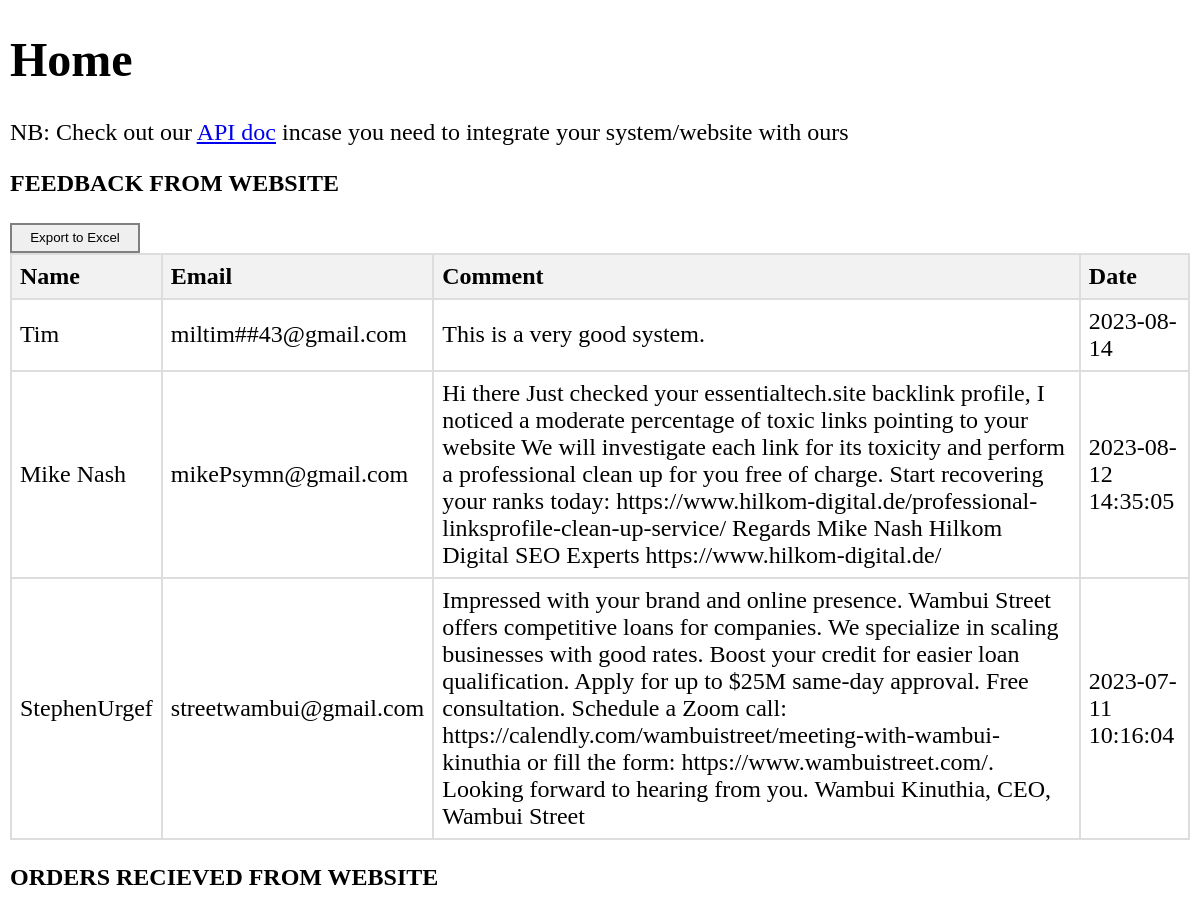
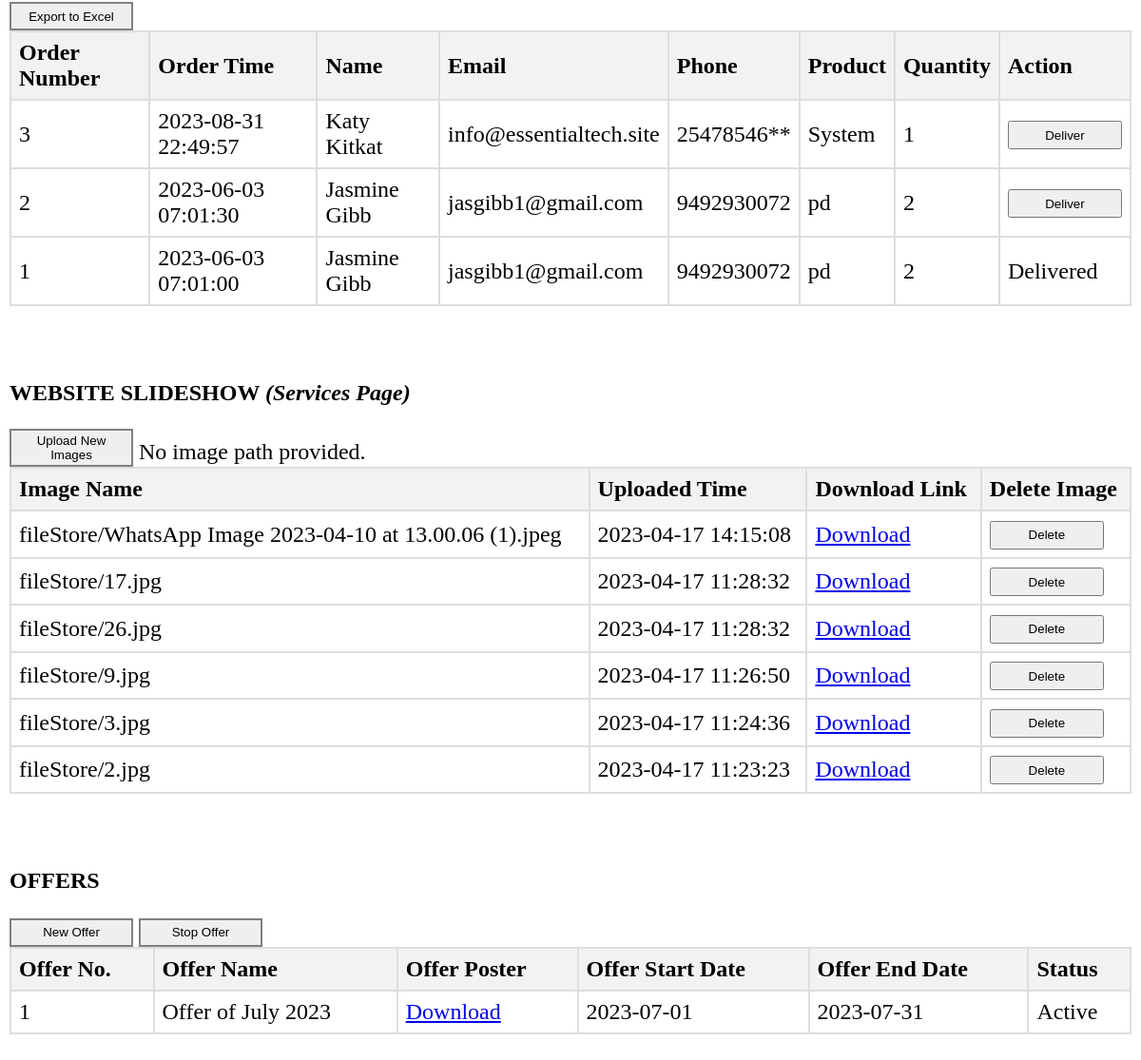
The page / (signed in) on the database its author committed (2 pictures, top to bottom).
### tables this page shows
CREATE TABLE `feedback` (
  `s_no` int(11) NOT NULL AUTO_INCREMENT,
  `name` text NOT NULL,
  `email` text NOT NULL,
  `comment` text NOT NULL,
  `date` text NOT NULL,
  PRIMARY KEY (`s_no`)
);

CREATE TABLE `orders` (
  `order_number` int(11) NOT NULL AUTO_INCREMENT,
  `orderTime` text NOT NULL,
  `custName` text NOT NULL,
  `email` text NOT NULL,
  `phone` text NOT NULL,
  `product` text NOT NULL,
  `quantity` text NOT NULL,
  `delivered` text DEFAULT 'No',
  `country` text NOT NULL,
  `postal_address` text NOT NULL,
  `postal_code` text NOT NULL,
  `location` text NOT NULL,
  PRIMARY KEY (`order_number`)
);

CREATE TABLE `images` (
  `image_path` text NOT NULL,
  `time` text NOT NULL
);

CREATE TABLE `offers` (
  `s_no` int(11) NOT NULL AUTO_INCREMENT,
  `offer_name` text NOT NULL,
  `offer_image_poster` text NOT NULL,
  `start_date` text NOT NULL,
  `end_date` text NOT NULL,
  `status` text NOT NULL DEFAULT 'Active',
  PRIMARY KEY (`s_no`)
);

### admins.php (the view, shortened to what this page needs)
<?php
    if ($_SESSION['admin'] === true) {
        $admin = 1;
    }else {
        $admin = 0;
    }
    $db_servername = $_ENV['DB_HOST'];
    $db_username = $_ENV['DB_USERNAME'];
    $db_password = $_ENV['DB_PASSWORD'];
    $dbname = $_ENV['DB_NAME'];
    $conn = new mysqli($db_servername, $db_username, $db_password, $dbname);
?>
<!DOCTYPE html>
<html>
    <head>
        <link rel="stylesheet" type="text/css" href="style.css"/>
    </head>
    <body class="body">
        <div class="body-content">
            <h1>Home</h1>
            NB: Check out our <a href="/api_doc">API doc</a> incase you need to integrate your system/website with ours<br>
            <p><b>FEEDBACK FROM WEBSITE</b></p>
            <button <?php if ($admin === 0) { echo 'hidden'; } ?> onclick="exportTableToExcel('feedback-table', 'feedback')" style="border:2px solid grey; width:130px; height:30px;">Export to Excel</button>
            <table id="feedback-table">
                <thead>
                    <tr>
                        <th>Name</th>
                        <th>Email</th>
                        <th>Comment</th>
                        <th>Date</th>
                    </tr>
                </thead>
                <tbody>
                    <?php
                                $sql = "SELECT name, email, comment, date FROM feedback ORDER BY date DESC LIMIT 3";
                                $result = $conn->query($sql);
                                if ($result->num_rows > 0) {
                                    while($row = $result->fetch_assoc()) {
                                    echo "<tr><td>" . $row["name"] . "</td><td>" . $row["email"] . "</td><td>" . $row["comment"] . "</td><td>" . $row["date"] . "</td></tr>";
                                    }
                                } else {
                                    echo "<tr><td colspan='3'>No results found.</td></tr>";
                                }
                    ?>
                </tbody>
            </table>
            <p><b>ORDERS RECIEVED FROM WEBSITE</b></p>
            <button <?php if ($admin === 0) { echo 'hidden'; } ?> onclick="exportTableToExcel('order-table', 'orders')" style="border:2px solid grey; width:130px; height:30px;">Export to Excel</button>
            <table id="order-table">
                <thead>
                    <tr>
                        <th> Order Number</th>
                        <th>Order Time</th>
                        <th>Name</th>
                        <th>Email</th>
                        <th>Phone</th>
                        <th>Product</th>
                        <th>Quantity</th>
                        <th>Action</th>
                    </tr>
                </thead>
                <tbody>
                    <?php
                        $sql1 = "SELECT order_number, orderTime, custName, email, phone, product, quantity, delivered FROM orders ORDER BY order_number DESC";
                        $result = $conn->query($sql1);
                        if ($result->num_rows > 0) {
                            while ($row = $result->fetch_assoc()) {
                                echo "<tr><td>" . $row["order_number"] . "</td><td>" . $row["orderTime"] . "</td><td>" . $row["custName"] . "</td><td>" . $row["email"] . "</td><td>" . $row["phone"] . "</td><td>" . $row["product"] . "</td><td>" . $row["quantity"] . "</td>";
                                echo "<td>";
                                if ($row["delivered"] == "No") {
                                    echo "<form method='post'>
                                        <input type='hidden' name='order_number' value='" . $row["order_number"] . "'>
                                        <button type='submit' name='deliver' style='width: 120px; height: 30px; padding: 4px;'>Deliver</button>
                                        </form>";
                                } else {
                                    echo "Delivered";
                                }
                                echo "</td>";
                            }
                        } else {
                            echo "<tr><td colspan='7'>No results found.</td></tr>";
                        }
                    ?>
                </tbody>
            </table>
            <br>
            <br>
            <?php
                if ($admin === 1) {
            ?>
            <p><b>WEBSITE SLIDESHOW <i>(Services Page)</i></b></p>
            <button onclick="openImageUploadPopup()" style="border:2px solid grey; width:130px; height:40px;">Upload New Images</button>
            <table id="images">
                <thead>
                    <tr>
                        <th>Image Name</th>
                        <th>Uploaded Time</th>
                        <th>Download Link</th>
                        <th>Delete Image</th>
                    </tr>
                </thead>
                <tbody>
                    <?php
                        $sqlImageTable = "SELECT image_path, time FROM images ORDER BY time DESC";
                        $result = $conn->query($sqlImageTable);
                        if ($result->num_rows > 0) {
                            while ($row = $result->fetch_assoc()) {
                                echo "<tr><td>" . $row["image_path"] . "</td><td>" . $row["time"] . "</td><td>";
                                echo "<a href='" . $row["image_path"] . "' download>Download</a></td><td>";
                                echo "<form method='post'>
                                        <input  type='hidden' name='image_path' value='" . $row["image_path"] . "'>
                                        <button type='submit' name='deleteImage' style='width: 120px; height: 30px; padding: 4px;'>Delete</button>
                                    </form>";
                                echo "</td></tr>";
                            }
                        } else {
                            echo "<tr><td colspan='4'>No results found.</td></tr>";
                        }
                    ?>
                </tbody>
            </table>
            <br>
            <br>
            <p><b>OFFERS</b></p>
            <button  onclick=openNewOfferPopup() style="border:2px solid grey; width:130px; height:30px;"> New Offer</button>
            <button  onclick=openStopOfferPopup() style="border:2px solid grey; width:130px; height:30px;"> Stop Offer</button>
            <table id="offer">
                <thead>
                    <tr>
                        <th>Offer No.</th>
                        <th>Offer Name</th>
                        <th>Offer Poster</th>
                        <th>Offer Start Date</th>
                        <th>Offer End Date</th>
                        <th>Status</th>
                    </tr>
                </thead>
                <tbody>
                    <?php
                        $sqlOffersTable = "SELECT s_no, offer_name, offer_image_poster, start_date, end_date, status FROM offers ORDER BY start_date DESC";
                        $resultOffer = $conn->query($sqlOffersTable);
                        if ($resultOffer->num_rows > 0) {
                            while ($row = $resultOffer->fetch_assoc()) {
                                echo "<tr><td>" . $row["s_no"] . "</td><td>" . $row["offer_name"] . "</td><td>" . "<a href='" . $row["offer_image_poster"] . "' download>Download</a></td><td>". $row["start_date"] . "</td><td>". $row["end_date"] . "</td><td>". $row["status"] . "</td>";
                                echo "</tr>";
                            }
                        } else {
                            echo "<tr><td colspan='4'>No results found.</td></tr>";
                        }
                    ?>
            </tbody>
            </table>
            <?php
                }
            ?>
            <br>
            <br>
            <br>
            <br>
        </div>
    </body>
</html>

### style.css (style rules this page uses)
.body { font-size: 24px; margin: 10px; font-family: Garamond; margin-top: 0; top: 101px; left: 221px; }
.body-content { transition: transform 0.3s ease; transform: translateX(0); }
table, th, td { border: 1px solid #ddd; text-align: center; }

### admins.php (style rules this page uses)
table { border-collapse: collapse; width: 100%; }
th, td { text-align: left; padding: 8px; border: 2px solid #ddd; }
th { background-color: #f2f2f2; }

### rows shown on the page
feedback: name "Tim", email "miltim##43@gmail.com", comment "This is a very good system.", date "2023-08-14"
feedback: name "Mike Nash", email "mikePsymn@gmail.com", comment "Hi there Just checked your essentialtech.site backlink profile, I noticed a moderate percentage of toxic links pointing to your website We will investigate each link for its toxicity and perform a professional clean up for you free of charge. Start recovering your ranks today: https://www.hilkom-digital.de/professional-linksprofile-clean-up-service/ Regards Mike Nash Hilkom Digital SEO Experts https://www.hilkom-digital.de/", date "2023-08-12 14:35:05"
feedback: name "StephenUrgef", email "streetwambui@gmail.com", comment "Impressed with your brand and online presence. Wambui Street offers competitive loans for companies. We specialize in scaling businesses with good rates. Boost your credit for easier loan qualification. Apply for up to $25M same-day approval. Free consultation. Schedule a Zoom call: https://calendly.com/wambuistreet/meeting-with-wambui-kinuthia or fill the form: https://www.wambuistreet.com/. Looking forward to hearing from you. Wambui Kinuthia, CEO, Wambui Street", date "2023-07-11 10:16:04"
orders: order_number "3", orderTime "2023-08-31 22:49:57", custName "Katy Kitkat", email "info@essentialtech.site", phone "25478546**", product "System", quantity "1"
orders: order_number "2", orderTime "2023-06-03 07:01:30", custName "Jasmine Gibb", email "jasgibb1@gmail.com", phone "9492930072", product "pd", quantity "2"
orders: order_number "1", orderTime "2023-06-03 07:01:00", custName "Jasmine Gibb", email "jasgibb1@gmail.com", phone "9492930072", product "pd", quantity "2", delivered "Delivered"
images: image_path "fileStore/WhatsApp Image 2023-04-10 at 13.00.06 (1).jpeg", time "2023-04-17 14:15:08"
images: image_path "fileStore/17.jpg", time "2023-04-17 11:28:32"
images: image_path "fileStore/26.jpg", time "2023-04-17 11:28:32"
images: image_path "fileStore/9.jpg", time "2023-04-17 11:26:50"
images: image_path "fileStore/3.jpg", time "2023-04-17 11:24:36"
images: image_path "fileStore/2.jpg", time "2023-04-17 11:23:23"
offers: s_no "1", offer_name "Offer of July 2023", start_date "2023-07-01", end_date "2023-07-31", status "Active"
